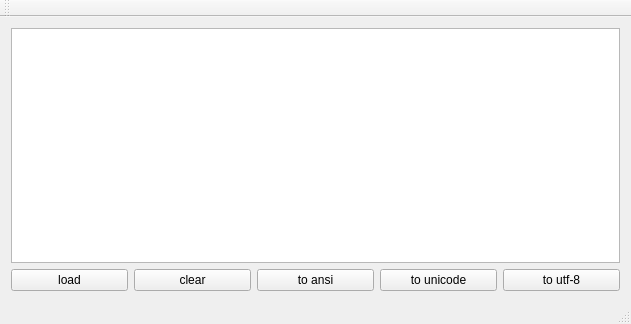
<?xml version="1.0" encoding="UTF-8"?>
<ui version="4.0">
 <class>MainWindow</class>
 <widget class="QMainWindow" name="MainWindow">
  <property name="geometry">
   <rect>
    <x>0</x>
    <y>0</y>
    <width>631</width>
    <height>324</height>
   </rect>
  </property>
  <property name="windowTitle">
   <string>MainWindow</string>
  </property>
  <widget class="QWidget" name="centralWidget">
   <layout class="QVBoxLayout" name="verticalLayout">
    <item>
     <widget class="QListWidget" name="lwFiles"/>
    </item>
    <item>
     <layout class="QHBoxLayout" name="horizontalLayout">
      <item>
       <widget class="QPushButton" name="pbLoad">
        <property name="text">
         <string>load</string>
        </property>
       </widget>
      </item>
      <item>
       <widget class="QPushButton" name="pbClear">
        <property name="text">
         <string>clear</string>
        </property>
       </widget>
      </item>
      <item>
       <widget class="QPushButton" name="pbToAnsi">
        <property name="text">
         <string>to ansi</string>
        </property>
       </widget>
      </item>
      <item>
       <widget class="QPushButton" name="pbToUnicode">
        <property name="text">
         <string>to unicode</string>
        </property>
       </widget>
      </item>
      <item>
       <widget class="QPushButton" name="pbToUtf8">
        <property name="text">
         <string>to utf-8</string>
        </property>
       </widget>
      </item>
     </layout>
    </item>
   </layout>
  </widget>
  <widget class="QMenuBar" name="menuBar">
   <property name="geometry">
    <rect>
     <x>0</x>
     <y>0</y>
     <width>631</width>
     <height>23</height>
    </rect>
   </property>
  </widget>
  <widget class="QToolBar" name="mainToolBar">
   <attribute name="toolBarArea">
    <enum>TopToolBarArea</enum>
   </attribute>
   <attribute name="toolBarBreak">
    <bool>false</bool>
   </attribute>
  </widget>
  <widget class="QStatusBar" name="statusBar"/>
 </widget>
 <layoutdefault spacing="6" margin="11"/>
 <resources/>
 <connections/>
</ui>
